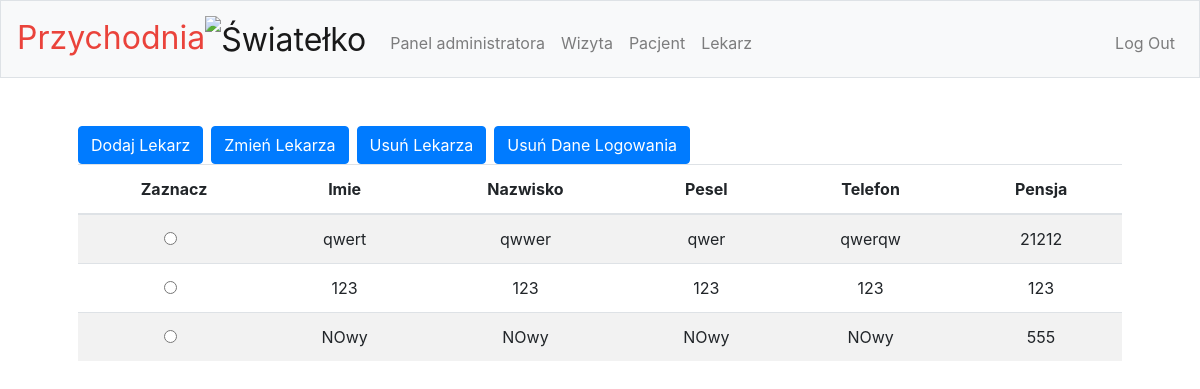
/lekarz (signed in), run on an earlier commit of the app's database.
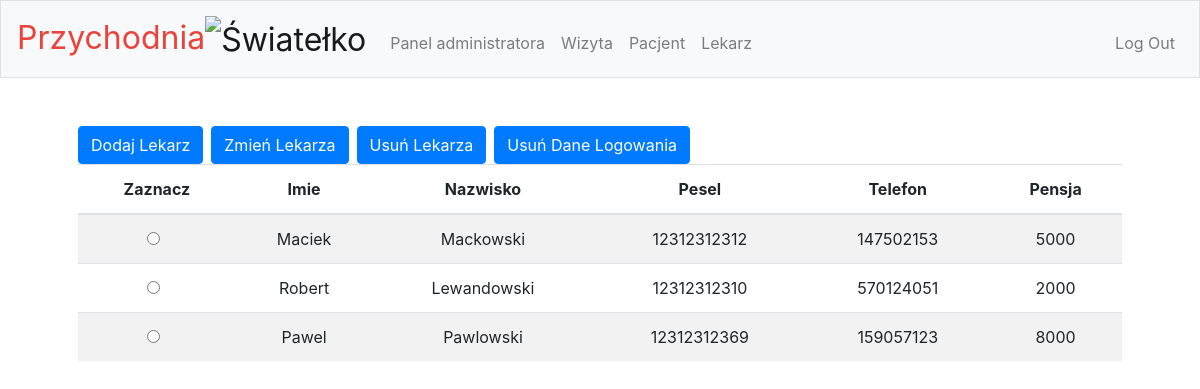
And on a later commit of the database.
### tables this page shows
CREATE TABLE Lekarz(id integer PRIMARY KEY, Name TEXT, Surname TEXT, Pesel TEXT, Telefon TEXT, Salary integer,  Users_id INTEGER NOT NULL, FOREIGN KEY (Users_id) REFERENCES Users (id));

### app.py (the view)
@app.route('/lekarz', methods=['GET', 'POST'])
@login_required
def lekarz():
    if session["access"] == 3:
        if request.method == "GET":
            session.pop('_flashes', None)
            con = sqlite3.connect("db.db")
            cur = con.cursor()
            columns = ["Imie", "Nazwisko", "Pesel", "Telefon", "Pensja"]
            cur.execute(
                "select id, Name, Surname, Pesel, Telefon, Salary from Lekarz")
            rows = cur.fetchall()
            return render_template("lekarz.html", columns=columns, rows=rows)

### app.py (called while the page is built)
def login_required(f):
    @wraps(f)
    def decorated_function(*args, **kwargs):
        if session.get("user_id") is None:
            return redirect("/login")
        return f(*args, **kwargs)
    return decorated_function

### templates/lekarz.html (shortened to what this page needs)
{% extends "layout.html" %}
{% block main %}
    <div class="btn-toolbar" role="toolbar">
        <div class="btn-group mr-2" role="group">
        <form method="get" action="/lekarz_create">
            <button class="btn btn-primary" type="submit">Dodaj Lekarz</button>
        </form>
        </div>
        <div class="btn-group mr-2" role="group">
        <form method="get" action="/lekarz_update">
               <button name="id" value="" onclick="getValue()" id="update" class="btn btn-primary" type="submit">Zmień Lekarza</button>
        </form>
        </div>
         <div class="btn-group mr-2" role="group">
            <form method="get" action="/lekarz_delete">
               <button name="id" value="" onclick="getValue()" id="delete" class="btn btn-primary" type="submit">Usuń Lekarza</button>
        </form>
         </div>
        <div class="btn-group mr-2" role="group">
            <form method="get" action="/lekarz_deleteuser">
               <button name="id" value="" onclick="getValue()" id="deleteuser" class="btn btn-primary" type="submit">Usuń Dane Logowania</button>
        </form>
        </div>
    </div>
    <table class="table table-striped">
        <thead class>
        <tr>
            <th scope="col">Zaznacz</th>
            {% for column in columns %}
                <th scope="col">{{ column }}</th>
            {% endfor %}
        </tr>
        </thead>
        <tbody>
        {% for row in rows %}
            <tr>
                <td>
                    <div class="form-check">
                        <input type="radio" class="form-check-input zaznacz" name="check" id="{{ row[0] }}" value="{{ row[0] }}">
                    </div>
                </td>
                {% for value in row[1:] %}
                    <td>{{ value }}</td>
                {% endfor %}
            </tr>
        {% endfor %}
        </tbody>
    </table>
{%  endblock %}

### templates/layout.html (shortened to what this page needs)
<!DOCTYPE html>
<html lang="en">
    <head>
        <link href="https://maxcdn.bootstrapcdn.com/bootstrap/4.1.3/css/bootstrap.min.css" rel="stylesheet">
        <link href="/static/styles.css" rel="stylesheet">
    </head>
    <body>
        <nav class="navbar navbar-expand-md navbar-light bg-light border">
            <a class="navbar-brand" href="/"><span class="red">Przychodnia</span><img src="https://thumbs.gfycat.com/DelayedVacantDassie-size_restricted.gif" height="100" width="100" alt="Światełko"></a>
            <div class="collapse navbar-collapse" id="navbar">
                    {% if session.access == 3 %}
                    <ul class="navbar-nav mr-auto mt-2">
                        <li class="nav-item nav-link">Panel administratora</li>
                        <li class="nav-item"><a class="nav-link" href="/wizyta">Wizyta</a></li>
                        <li class="nav-item"><a class="nav-link" href="/pacjent">Pacjent</a></li>
                        <li class="nav-item"><a class="nav-link" href="/lekarz">Lekarz</a></li>
                    </ul>
                    <ul class="navbar-nav ml-auto mt-2">
                        <li class="nav-item"><a class="nav-link" href="/logout">Log Out</a></li>
                    </ul>
                    {% endif %}
                    <ul class="navbar-nav ml-auto mt-2">
                        <li class="nav-item"><a class="nav-link" href="/login">Log In</a></li>
                    </ul>
            </div>
        </nav>
        <main class="container p-5">
            {% block main %}{% endblock %}
        </main>
    </body>
</html>

### static/styles.css (style rules this page uses)
nav .navbar-brand { font-size: xx-large; }
nav .navbar-brand .red { color: #ea433b; }
main { overflow-x: auto; text-align: center; }
.zaznacz { vertical-align: middle; }

What changed in the data, as far as the page shows it:
removed Lekarz: Name "123", Surname "123", Pesel "123", Telefon "123", value "123"
removed Lekarz: Name "NOwy", Surname "NOwy", Pesel "NOwy", Telefon "NOwy", Salary "555"
added Lekarz: Name "Maciek", Surname "Mackowski", Pesel "12312312312", Telefon "147502153", Salary "5000"
changed Lekarz: Name "qwert" → "Robert"; Surname "qwwer" → "Lewandowski"; Pesel "qwer" → "12312312310"; Telefon "qwerqw" → "570124051"; Salary "21212" → "2000"
added Lekarz: Name "Pawel", Surname "Pawlowski", Pesel "12312312369", Telefon "159057123", Salary "8000"
